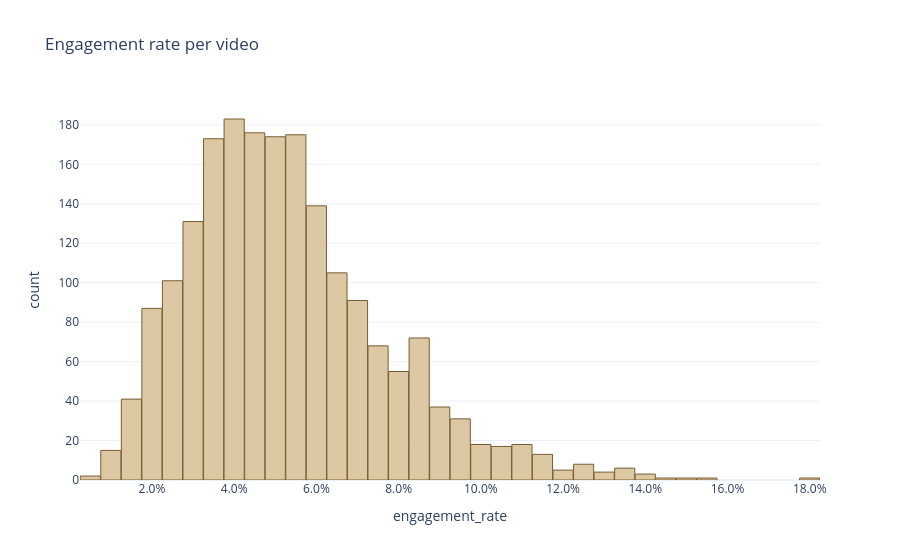

The code cell stored with this chart in its notebook:
### Code cell
fig = px.histogram(
    df, x='engagement_rate',
    nbins=80,
    title= 'Engagement rate per video'
    )

fig.update_yaxes()

fig.update_xaxes(tickformat='.1%')

fig.show()

### Figure 1 — Plotly figure (JSON) as saved in the notebook; plotly's stock layout.template omitted (floating-point values rounded to 4 significant figures; data arrays with more than 128 entries replaced by an {"elided": "..."} marker saying what was removed)
{"data": [{"bingroup": "x", "hovertemplate": "engagement_rate=%{x}<br>count=%{y}<extra></extra>", "legendgroup": "", "marker": {"color": "#DCC8A2", "pattern": {"shape": ""}}, "name": "", "nbinsx": 80, "orientation": "v", "showlegend": false, "type": "histogram", "x": {"elided": "1952 float values"}, "xaxis": "x", "yaxis": "y"}], "layout": {"barmode": "relative", "legend": {"tracegroupgap": 0}, "title": {"text": "Engagement rate per video"}, "xaxis": {"anchor": "y", "domain": [0, 1], "tickformat": ".1%", "title": {"text": "engagement_rate"}}, "yaxis": {"anchor": "x", "domain": [0, 1], "title": {"text": "count"}}}}
